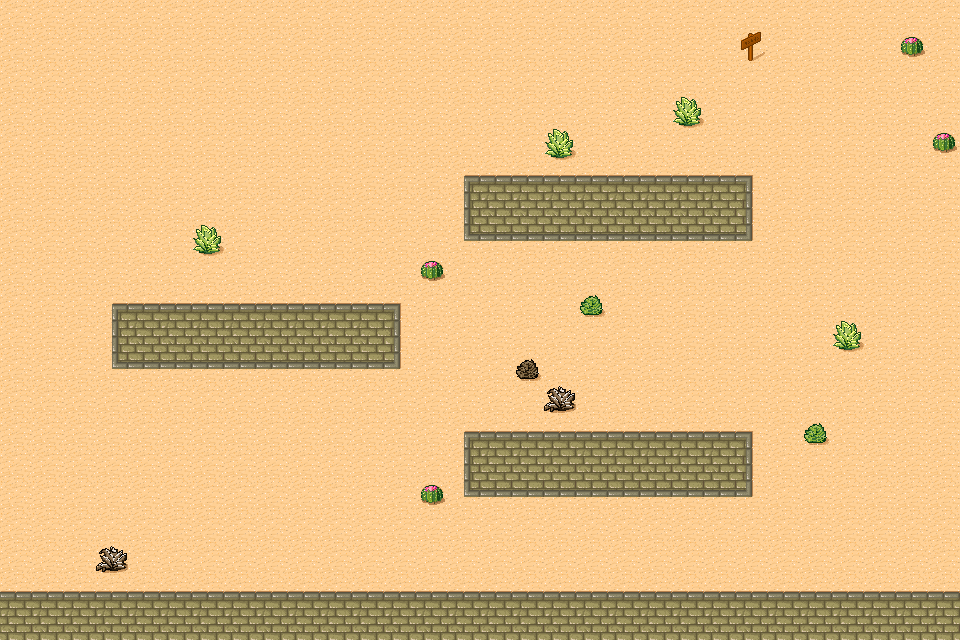

The image is a tile-based game level rendered from a .tmx file. Its description and source (layers, tilesets, objects; grid data summarised) follow:
An orthogonal 30x20 tile map with 32x32 px tiles, 2 tile layers (Ground, 复制 Ground) and 4 objects (2x brick1, brick0, ground).

<map version="1.0" orientation="orthogonal" renderorder="right-down" width="30" height="20" tilewidth="32" tileheight="32">
 <tileset firstgid="1" source="desert.tsx" />
 <layer name="Ground" width="30" height="20">
  <data>[600 cells, 600 non-empty, 7 distinct tile ids]</data>
 </layer>
 <layer name="复制 Ground" width="30" height="20">
  <data>[600 cells, 150 non-empty, 9 distinct tile ids]</data>
 </layer>
 <objectgroup name="obj0">
  <object name="brick0" x="464" y="176" width="288" height="64" />
  <object name="brick1" x="112" y="304" width="288" height="64" />
  <object name="brick1" x="464" y="432" width="288" height="64" />
  <object name="ground" x="0" y="592" width="960" height="48" />
 </objectgroup>
</map>
